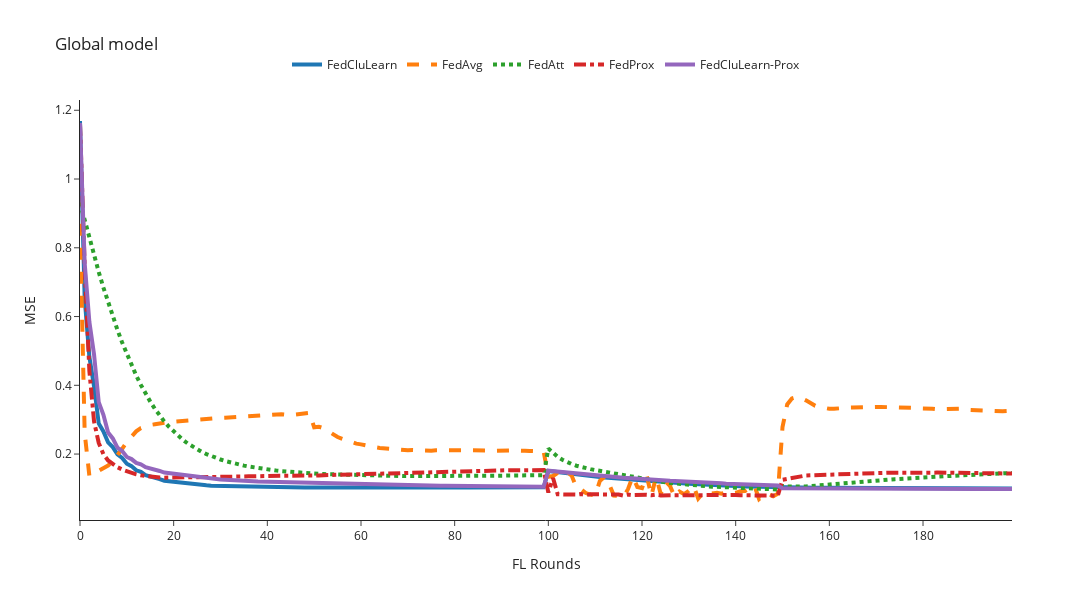

Notebook cell for this chart:
### Code cell
mse_column = 'mse'
# n_rounds, y = preprocessing_results(filenames=[global_FedCluLearn, global_FedCluLearn_recent, global_FedCluLearn_percentage, global_FedAvg, global_FedAtt, global_FedProx, global_FedCluLearn_Prox, global_FedCluLearn_Prox_recent, None], mse_column=mse_column)
# global_filenames = [global_FedCluLearn, global_FedAvg, global_FedAtt, global_FedProx, global_FedCluLearn_Prox]
global_filenames = [global_FedCluLearn, global_FedAvg, global_FedAtt, global_FedProx, global_FedCluLearn_Prox]
n_rounds, y = preprocessing_results(filenames=global_filenames, mse_column=mse_column)
#Avg {mse_column.upper()} Global model
plot_plotly(n_rounds, y, title=f'Global model', y_axis_title=f'{mse_column.upper()}', y_axis_max=1)

### Figure 1 — Plotly figure (JSON) as saved in the notebook; plotly's stock layout.template omitted (floating-point values rounded to 4 significant figures; data arrays with more than 128 entries replaced by an {"elided": "..."} marker saying what was removed)
{"data": [{"line": {"dash": "solid", "width": 4}, "mode": "lines", "name": "FedCluLearn", "type": "scatter", "x": {"elided": "201 int values"}, "y": {"elided": "200 float values"}}, {"line": {"dash": "dash", "width": 4}, "mode": "lines", "name": "FedAvg", "type": "scatter", "x": {"elided": "201 int values"}, "y": {"elided": "200 float values"}}, {"line": {"dash": "dot", "width": 4}, "mode": "lines", "name": "FedAtt", "type": "scatter", "x": {"elided": "201 int values"}, "y": {"elided": "200 float values"}}, {"line": {"dash": "dashdot", "width": 4}, "mode": "lines", "name": "FedProx", "type": "scatter", "x": {"elided": "201 int values"}, "y": {"elided": "200 float values"}}, {"line": {"dash": "solid", "width": 4}, "mode": "lines", "name": "FedCluLearn-Prox", "type": "scatter", "x": {"elided": "201 int values"}, "y": {"elided": "200 float values"}}], "layout": {"height": 600, "legend": {"orientation": "h", "x": 0.5, "xanchor": "center", "y": 1.05, "yanchor": "bottom"}, "title": {"text": "Global model"}, "width": 1200, "xaxis": {"title": {"text": "FL Rounds"}}, "yaxis": {"title": {"text": "MSE"}}}}
